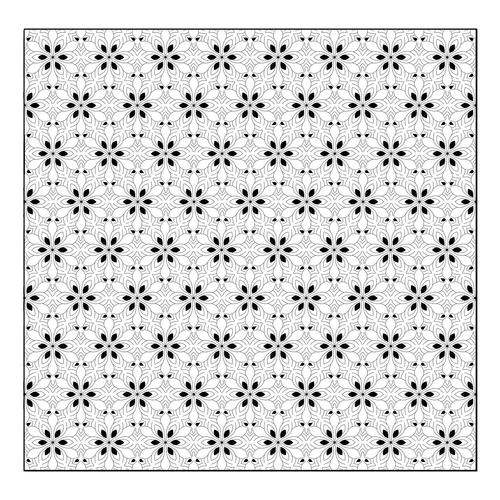
#> input picture img/chongfu.jpeg, 500 x 500 px
$ python template_multimatch_test.py
#> lines starting #> are read from the running program, lines starting #| are printed output that depends on the picture
### main/utils/common.py
import cv2 as cv
import numpy as np


# 边缘提取
def cv_show(name, image):
    cv.imshow(name, image)
    cv.waitKey(0)
    cv.destroyAllWindows()


# 排序轮廓
# [65 lines left out: functions sort_contours, resize, order_points, four_point_transform, not called in this run]

### main/template_multimatch_test.py
import cv2 as cv
import numpy as np

from main.utils.common import cv_show

img = cv.imread("../img/chongfu.jpeg")
#> img is the input picture: shape (500, 500, 3); min 0, max 255, mean 217.2
img_face = cv.imread("../img/chongfu_unit.jpeg")
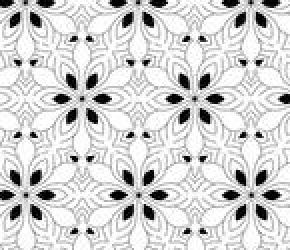
#> input picture img/chongfu_unit.jpeg, 145 x 125 px (shown 2 times larger)
#> img_face is the input picture: shape (125, 145, 3); min 0, max 255, mean 209.9

h, w = img_face.shape[:2]
#> h = 125; w = 145
print(h, w)
#| 125 145

# 模版可匹配多次
res = cv.matchTemplate(img, img_face, cv.TM_CCOEFF_NORMED)
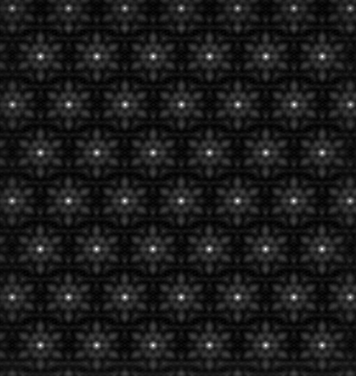
#> res: shape (376, 356) float32; min -0.122, max 0.999, mean -8.95e-06; drawn with min black and max white
print(res.shape)
#| (376, 356)

threshold = 0.8
loc = np.where(res >= threshold)
#> loc = 85 positions, rows 56 to 345, columns 12 to 350
for pt in zip(*loc[::-1]):
    bottom_right = pt[0] + w, pt[1] + h
    cv.rectangle(img, pt, bottom_right, (0, 0, 255), 2)
#> this loop made 85 passes
#> (pt, bottom_right) on passes 1 to 12: ((40, 56), (185, 181)), ((96, 56), (241, 181)), ((97, 56), (242, 181)), ((152, 56), (297, 181)), ((153, 56), (298, 181)), ((209, 56), (354, 181)), ((265, 56), (410, 181)), ((266, 56), (411, 181)), ((321, 56), (466, 181)), ((322, 56), (467, 181)), ((12, 104), (157, 229)), ((68, 104), (213, 229))
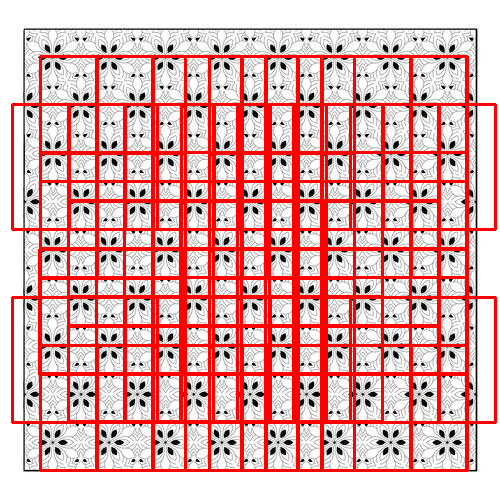
#> img: shape (500, 500, 3); mean B, G, R 175.1, 175.1, 226.5

cv_show("img", img)
